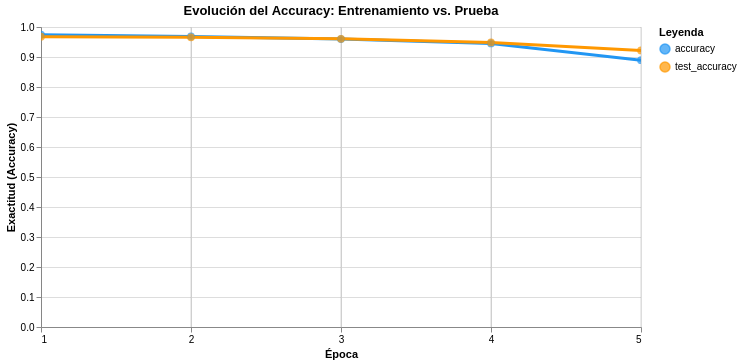
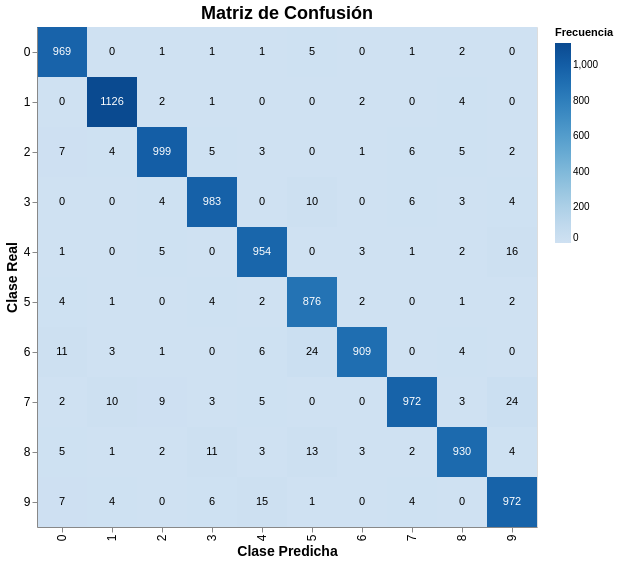

The code cell stored with these charts, in order, in its notebook:
### Code cell
(dsTest, sizeTest) = downloadDataset("ylecun/mnist", "test")
x, y = next(getBatch(
    dsTest, 
    batchSize=10000, 
    labels=("image", "label"), 
    size=sizeTest, 
    workerNumber=1, 
    split=0, 
    shape=(28, 28),
    label="test",
    classNumber=10
))

labelToMeaning = {
    0: "0",
    1: "1",
    2: "2",
    3: "3",
    4: "4",
    5: "5",
    6: "6",
    7: "7",
    8: "8",
    9: "9",
}
plot_accuracy(historyComplete).show()
plot_confusion_matrix(modelSerial, x, y, labelToMeaning).show()

### Figure 1 — Vega-Lite specification as saved in the notebook (floating-point values rounded to 4 significant figures)
{"config": {"view": {"continuousWidth": 300, "continuousHeight": 300}}, "layer": [{"mark": {"type": "line", "strokeWidth": 3}, "encoding": {"color": {"field": "Dataset", "scale": {"domain": ["accuracy", "test_accuracy"], "range": ["#2196F3", "#FF9800"]}, "title": "Leyenda", "type": "nominal"}, "x": {"axis": {"tickMinStep": 1}, "field": "epoch", "title": "Época", "type": "quantitative"}, "y": {"field": "Acc", "scale": {"domain": [0, 1]}, "title": "Exactitud (Accuracy)", "type": "quantitative"}}, "name": "view_cdf7fd61400d0b34_0"}, {"mark": {"type": "point", "filled": true, "size": 60}, "encoding": {"color": {"field": "Dataset", "scale": {"domain": ["accuracy", "test_accuracy"], "range": ["#2196F3", "#FF9800"]}, "title": "Leyenda", "type": "nominal"}, "x": {"axis": {"tickMinStep": 1}, "field": "epoch", "title": "Época", "type": "quantitative"}, "y": {"field": "Acc", "scale": {"domain": [0, 1]}, "title": "Exactitud (Accuracy)", "type": "quantitative"}}}, {"data": {"name": "data-1102a20486b880934bdadcf3f09099ba"}, "mark": {"type": "rule", "color": "gray"}, "encoding": {"opacity": {"condition": {"param": "param_0d383988c6781c04", "value": 0.3}, "value": 0}, "tooltip": [{"field": "epoch", "title": "Época", "type": "quantitative"}, {"field": "accuracy", "format": ".2%", "title": "Train Acc", "type": "quantitative"}, {"field": "test_accuracy", "format": ".2%", "title": "Test Acc", "type": "quantitative"}], "x": {"field": "epoch", "type": "quantitative"}}, "name": "view_5476d5d02c691547_2"}], "data": {"name": "data-853125332d6fe1b102db9392b3501bbc"}, "height": 300, "params": [{"name": "param_0d383988c6781c04", "select": {"type": "point", "fields": ["epoch"], "nearest": true, "on": "mouseover"}, "views": ["view_5476d5d02c691547_2"]}, {"name": "param_1e9efca18e7a2868", "select": {"type": "interval", "encodings": ["x", "y"]}, "bind": "scales", "views": ["view_cdf7fd61400d0b34_0"]}], "title": "Evolución del Accuracy: Entrenamiento vs. Prueba", "width": 600, "$schema": "https://vega.github.io/schema/vega-lite/v6.1.0.json", "datasets": {"data-853125332d6fe1b102db9392b3501bbc": [{"epoch": 1, "Dataset": "accuracy", "Acc": 0.9743}, {"epoch": 2, "Dataset": "accuracy", "Acc": 0.9684}, {"epoch": 3, "Dataset": "accuracy", "Acc": 0.9597}, {"epoch": 4, "Dataset": "accuracy", "Acc": 0.9453}, {"epoch": 5, "Dataset": "accuracy", "Acc": 0.8895}, {"epoch": 1, "Dataset": "test_accuracy", "Acc": 0.9679}, {"epoch": 2, "Dataset": "test_accuracy", "Acc": 0.9658}, {"epoch": 3, "Dataset": "test_accuracy", "Acc": 0.9605}, {"epoch": 4, "Dataset": "test_accuracy", "Acc": 0.9485}, {"epoch": 5, "Dataset": "test_accuracy", "Acc": 0.9217}], "data-1102a20486b880934bdadcf3f09099ba": [{"epoch": 1, "accuracy": 0.9743, "test_accuracy": 0.9679}, {"epoch": 2, "accuracy": 0.9684, "test_accuracy": 0.9658}, {"epoch": 3, "accuracy": 0.9597, "test_accuracy": 0.9605}, {"epoch": 4, "accuracy": 0.9453, "test_accuracy": 0.9485}, {"epoch": 5, "accuracy": 0.8895, "test_accuracy": 0.9217}]}}

### Figure 2 — Vega-Lite specification as saved in the notebook (floating-point values rounded to 4 significant figures)
{"config": {"view": {"continuousWidth": 300, "continuousHeight": 300}, "axis": {"labelFontSize": 12, "titleFontSize": 14}, "title": {"anchor": "middle", "fontSize": 18}}, "layer": [{"mark": {"type": "rect"}, "encoding": {"color": {"field": "Cantidad", "scale": {"scheme": "blues"}, "title": "Frecuencia", "type": "quantitative"}, "tooltip": [{"field": "Actual", "type": "nominal"}, {"field": "Predicho", "type": "nominal"}, {"field": "Cantidad", "type": "quantitative"}], "x": {"field": "Predicho", "sort": ["0", "1", "2", "3", "4", "5", "6", "7", "8", "9"], "title": "Clase Predicha", "type": "ordinal"}, "y": {"field": "Actual", "sort": ["0", "1", "2", "3", "4", "5", "6", "7", "8", "9"], "title": "Clase Real", "type": "ordinal"}}}, {"mark": {"type": "text", "baseline": "middle"}, "encoding": {"color": {"condition": {"test": "(datum.Cantidad > 563.0)", "value": "white"}, "value": "black"}, "text": {"field": "Cantidad", "type": "quantitative"}, "x": {"field": "Predicho", "sort": ["0", "1", "2", "3", "4", "5", "6", "7", "8", "9"], "title": "Clase Predicha", "type": "ordinal"}, "y": {"field": "Actual", "sort": ["0", "1", "2", "3", "4", "5", "6", "7", "8", "9"], "title": "Clase Real", "type": "ordinal"}}}], "data": {"name": "data-38cb34bc187524be9c0e8c3bb88eec6e"}, "height": 500, "title": "Matriz de Confusión", "width": 500, "$schema": "https://vega.github.io/schema/vega-lite/v6.1.0.json", "datasets": {"data-38cb34bc187524be9c0e8c3bb88eec6e": [{"Actual": "0", "Predicho": "0", "Cantidad": 969}, {"Actual": "0", "Predicho": "1", "Cantidad": 0}, {"Actual": "0", "Predicho": "2", "Cantidad": 1}, {"Actual": "0", "Predicho": "3", "Cantidad": 1}, {"Actual": "0", "Predicho": "4", "Cantidad": 1}, {"Actual": "0", "Predicho": "5", "Cantidad": 5}, {"Actual": "0", "Predicho": "6", "Cantidad": 0}, {"Actual": "0", "Predicho": "7", "Cantidad": 1}, {"Actual": "0", "Predicho": "8", "Cantidad": 2}, {"Actual": "0", "Predicho": "9", "Cantidad": 0}, {"Actual": "1", "Predicho": "0", "Cantidad": 0}, {"Actual": "1", "Predicho": "1", "Cantidad": 1126}, {"Actual": "1", "Predicho": "2", "Cantidad": 2}, {"Actual": "1", "Predicho": "3", "Cantidad": 1}, {"Actual": "1", "Predicho": "4", "Cantidad": 0}, {"Actual": "1", "Predicho": "5", "Cantidad": 0}, {"Actual": "1", "Predicho": "6", "Cantidad": 2}, {"Actual": "1", "Predicho": "7", "Cantidad": 0}, {"Actual": "1", "Predicho": "8", "Cantidad": 4}, {"Actual": "1", "Predicho": "9", "Cantidad": 0}, {"Actual": "2", "Predicho": "0", "Cantidad": 7}, {"Actual": "2", "Predicho": "1", "Cantidad": 4}, {"Actual": "2", "Predicho": "2", "Cantidad": 999}, {"Actual": "2", "Predicho": "3", "Cantidad": 5}, {"Actual": "2", "Predicho": "4", "Cantidad": 3}, {"Actual": "2", "Predicho": "5", "Cantidad": 0}, {"Actual": "2", "Predicho": "6", "Cantidad": 1}, {"Actual": "2", "Predicho": "7", "Cantidad": 6}, {"Actual": "2", "Predicho": "8", "Cantidad": 5}, {"Actual": "2", "Predicho": "9", "Cantidad": 2}, {"Actual": "3", "Predicho": "0", "Cantidad": 0}, {"Actual": "3", "Predicho": "1", "Cantidad": 0}, {"Actual": "3", "Predicho": "2", "Cantidad": 4}, {"Actual": "3", "Predicho": "3", "Cantidad": 983}, {"Actual": "3", "Predicho": "4", "Cantidad": 0}, {"Actual": "3", "Predicho": "5", "Cantidad": 10}, {"Actual": "3", "Predicho": "6", "Cantidad": 0}, {"Actual": "3", "Predicho": "7", "Cantidad": 6}, {"Actual": "3", "Predicho": "8", "Cantidad": 3}, {"Actual": "3", "Predicho": "9", "Cantidad": 4}, {"Actual": "4", "Predicho": "0", "Cantidad": 1}, {"Actual": "4", "Predicho": "1", "Cantidad": 0}, {"Actual": "4", "Predicho": "2", "Cantidad": 5}, {"Actual": "4", "Predicho": "3", "Cantidad": 0}, {"Actual": "4", "Predicho": "4", "Cantidad": 954}, {"Actual": "4", "Predicho": "5", "Cantidad": 0}, {"Actual": "4", "Predicho": "6", "Cantidad": 3}, {"Actual": "4", "Predicho": "7", "Cantidad": 1}, {"Actual": "4", "Predicho": "8", "Cantidad": 2}, {"Actual": "4", "Predicho": "9", "Cantidad": 16}, {"Actual": "5", "Predicho": "0", "Cantidad": 4}, {"Actual": "5", "Predicho": "1", "Cantidad": 1}, {"Actual": "5", "Predicho": "2", "Cantidad": 0}, {"Actual": "5", "Predicho": "3", "Cantidad": 4}, {"Actual": "5", "Predicho": "4", "Cantidad": 2}, {"Actual": "5", "Predicho": "5", "Cantidad": 876}, {"Actual": "5", "Predicho": "6", "Cantidad": 2}, {"Actual": "5", "Predicho": "7", "Cantidad": 0}, {"Actual": "5", "Predicho": "8", "Cantidad": 1}, {"Actual": "5", "Predicho": "9", "Cantidad": 2}, {"Actual": "6", "Predicho": "0", "Cantidad": 11}, {"Actual": "6", "Predicho": "1", "Cantidad": 3}, {"Actual": "6", "Predicho": "2", "Cantidad": 1}, {"Actual": "6", "Predicho": "3", "Cantidad": 0}, {"Actual": "6", "Predicho": "4", "Cantidad": 6}, {"Actual": "6", "Predicho": "5", "Cantidad": 24}, {"Actual": "6", "Predicho": "6", "Cantidad": 909}, {"Actual": "6", "Predicho": "7", "Cantidad": 0}, {"Actual": "6", "Predicho": "8", "Cantidad": 4}, {"Actual": "6", "Predicho": "9", "Cantidad": 0}, {"Actual": "7", "Predicho": "0", "Cantidad": 2}, {"Actual": "7", "Predicho": "1", "Cantidad": 10}, {"Actual": "7", "Predicho": "2", "Cantidad": 9}, {"Actual": "7", "Predicho": "3", "Cantidad": 3}, {"Actual": "7", "Predicho": "4", "Cantidad": 5}, {"Actual": "7", "Predicho": "5", "Cantidad": 0}, {"Actual": "7", "Predicho": "6", "Cantidad": 0}, {"Actual": "7", "Predicho": "7", "Cantidad": 972}, {"Actual": "7", "Predicho": "8", "Cantidad": 3}, {"Actual": "7", "Predicho": "9", "Cantidad": 24}, {"Actual": "8", "Predicho": "0", "Cantidad": 5}, {"Actual": "8", "Predicho": "1", "Cantidad": 1}, {"Actual": "8", "Predicho": "2", "Cantidad": 2}, {"Actual": "8", "Predicho": "3", "Cantidad": 11}, {"Actual": "8", "Predicho": "4", "Cantidad": 3}, {"Actual": "8", "Predicho": "5", "Cantidad": 13}, {"Actual": "8", "Predicho": "6", "Cantidad": 3}, {"Actual": "8", "Predicho": "7", "Cantidad": 2}, {"Actual": "8", "Predicho": "8", "Cantidad": 930}, {"Actual": "8", "Predicho": "9", "Cantidad": 4}, {"Actual": "9", "Predicho": "0", "Cantidad": 7}, {"Actual": "9", "Predicho": "1", "Cantidad": 4}, {"Actual": "9", "Predicho": "2", "Cantidad": 0}, {"Actual": "9", "Predicho": "3", "Cantidad": 6}, {"Actual": "9", "Predicho": "4", "Cantidad": 15}, {"Actual": "9", "Predicho": "5", "Cantidad": 1}, {"Actual": "9", "Predicho": "6", "Cantidad": 0}, {"Actual": "9", "Predicho": "7", "Cantidad": 4}, {"Actual": "9", "Predicho": "8", "Cantidad": 0}, {"Actual": "9", "Predicho": "9", "Cantidad": 972}]}}
